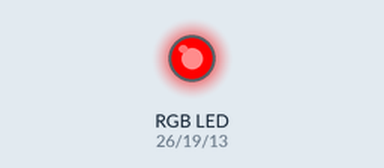
Simulated run of this program. Board: Raspberry Pi (header pin numbers). Parts: an RGB LED mixed from three pins (HIGH = lit). Dim RGB values are drawn brighter than linear. At 9.0 s the program stops and its outputs stay as they are.

Above: at 0.1 s.
At 1.1 s:
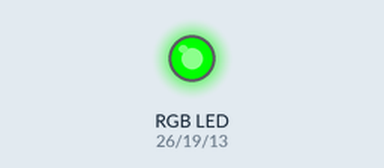
At 2.1 s:
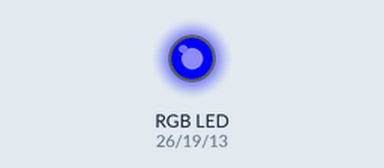
At 4.1 s:
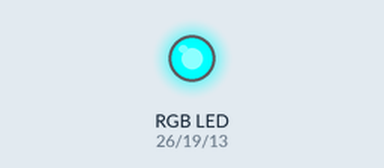
At 6.1 s:
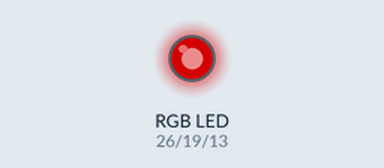
At 9.1 s:
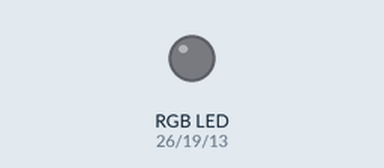
Timing chart, 0 to 10.5 s (numbered marks = the images above):
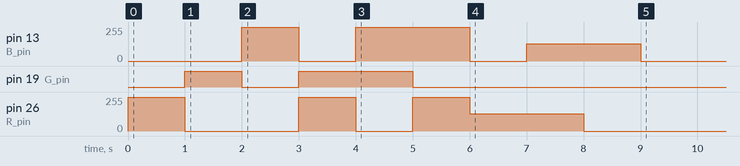

Measured:
- by itself, pin 13 (B_pin): 0/255 → 255/255 at 2.0 s, → 0/255 1.0 s later, → 255/255 1.0 s later, → 0/255 2.0 s later, … (6 changes in this stretch)
- by itself, pin 19 (G_pin): LOW → HIGH at 1.0 s, → LOW 1.0 s later, → HIGH 1.0 s later, → LOW 2.0 s later
- by itself, pin 26 (R_pin): 0/255 → 255/255 at 0.00 s, → 0/255 1.0 s later, → 255/255 2.0 s later, → 0/255 1.0 s later, … (7 changes in this stretch)

The program:

rgbled.py
```python
import RPi.GPIO as GPIO
import time
import random

R_pin = 26
G_pin = 19
B_pin = 13

def setup():
    global pwmR, pwmG, pwmB
    GPIO.setmode(GPIO.BOARD)
      # iterate on the RGB pins, initialize each and set to HIGH to turn it off (COMMON ANODE)
    GPIO.setup(R_pin, GPIO.OUT)
    GPIO.output(R_pin, GPIO.HIGH)
    GPIO.setup(G_pin, GPIO.OUT)
    GPIO.output(G_pin, GPIO.HIGH)
    GPIO.setup(B_pin, GPIO.OUT)
    GPIO.output(B_pin, GPIO.HIGH)

    pwmR = GPIO.PWM(R_pin, 2000)  # set each PWM pin to 2 KHz
    pwmG = GPIO.PWM(G_pin, 2000)
    pwmB = GPIO.PWM(B_pin, 2000)
    pwmR.start(0)   # initially set to 0 duty cycle
    pwmG.start(0)
    pwmB.start(0)

def setColor(r, g, b):  # 0 ~ 100 values since 0 ~ 100 only for duty cycle
    pwmR.ChangeDutyCycle(r)
    pwmG.ChangeDutyCycle(g)
    pwmB.ChangeDutyCycle(b)

def displayColors():
    setColor(100, 0, 0) #   red color
    time.sleep(1)   # 1s
    setColor(0, 100, 0) # green
    time.sleep(1)   # 1s
    setColor(0, 0, 100) # blue
    time.sleep(1)   # 1s
    setColor(100, 100, 0) # yellow
    time.sleep(1)   # 1s
    setColor(0, 100, 100) # cyan
    time.sleep(1)   # 1s
    setColor(100, 0, 100) # magenta
    time.sleep(1)   # 1s
    setColor(50, 0, 0) # maroon
    time.sleep(1)   # 1s
    setColor(50, 0, 50) # purple
    time.sleep(1)   # 1s
    setColor(0, 0, 50) # navy
    time.sleep(1)   # 1s

def destroy():
    pwmR.stop()
    pwmG.stop()
    pwmB.stop()
    GPIO.cleanup()

if __name__ == '__main__':
    setup()
    displayColors()
    destroy()
```
